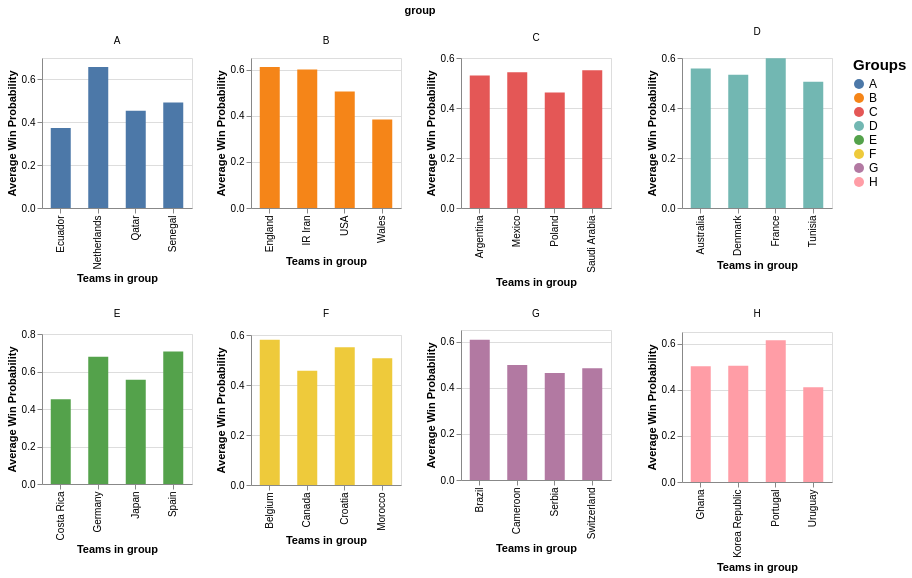

Here is the Vega-Lite specification saved for this chart:
### Vega-Lite specification from a JSON file in a GitHub repository (floating-point values rounded to 4 significant figures)
{"config": {"view": {"continuousWidth": 400, "continuousHeight": 300}}, "data": {"name": "data-7cc7935d907386844de2283bf3a6a0e0"}, "facet": {"field": "group", "type": "nominal"}, "spec": {"layer": [{"mark": {"type": "bar", "size": 20}, "encoding": {"color": {"field": "group", "legend": {"labelFontSize": 12, "orient": "right", "title": "Groups", "titleFontSize": 15}, "type": "nominal"}, "tooltip": [{"field": "team", "type": "nominal"}, {"field": "avg_win_prob", "format": ".2f", "type": "quantitative"}], "x": {"field": "team", "title": "Teams in group", "type": "nominal"}, "y": {"field": "avg_win_prob", "title": "Average Win Probability", "type": "quantitative"}}, "height": 150, "selection": {"selector106": {"type": "single", "on": "mouseover", "nearest": true, "empty": "none"}}, "width": 150}, {"mark": {"type": "text", "dy": -5}, "encoding": {"color": {"field": "group", "legend": {"labelFontSize": 12, "orient": "right", "title": "Groups", "titleFontSize": 15}, "type": "nominal"}, "opacity": {"condition": {"value": 1, "selection": "selector106"}, "value": 0}, "text": {"field": "team", "type": "nominal"}, "tooltip": [{"field": "team", "type": "nominal"}, {"field": "avg_win_prob", "format": ".2f", "type": "quantitative"}], "x": {"field": "team", "title": "Teams in group", "type": "nominal"}, "y": {"field": "avg_win_prob", "title": "Average Win Probability", "type": "quantitative"}}, "height": 150, "width": 150}]}, "columns": 4, "resolve": {"scale": {"x": "independent", "y": "independent"}}, "$schema": "https://vega.github.io/schema/vega-lite/v4.17.0.json", "datasets": {"data-7cc7935d907386844de2283bf3a6a0e0": [{"team": "Spain", "home_win_prob": 0.7568, "away_win_prob": 0.6577, "avg_win_prob": 0.7072, "group": "E"}, {"team": "Brazil", "home_win_prob": 0.7355, "away_win_prob": 0.48, "avg_win_prob": 0.6077, "group": "G"}, {"team": "Netherlands", "home_win_prob": 0.7315, "away_win_prob": 0.5851, "avg_win_prob": 0.6583, "group": "A"}, {"team": "Australia", "home_win_prob": 0.7228, "away_win_prob": 0.3929, "avg_win_prob": 0.5578, "group": "D"}, {"team": "USA", "home_win_prob": 0.7052, "away_win_prob": 0.3049, "avg_win_prob": 0.505, "group": "B"}, {"team": "Portugal", "home_win_prob": 0.7, "away_win_prob": 0.5283, "avg_win_prob": 0.6142, "group": "H"}, {"team": "Morocco", "home_win_prob": 0.6952, "away_win_prob": 0.3187, "avg_win_prob": 0.507, "group": "F"}, {"team": "IR Iran", "home_win_prob": 0.675, "away_win_prob": 0.5243, "avg_win_prob": 0.5996, "group": "B"}, {"team": "Germany", "home_win_prob": 0.6746, "away_win_prob": 0.6837, "avg_win_prob": 0.6791, "group": "E"}, {"team": "Saudi Arabia", "home_win_prob": 0.6619, "away_win_prob": 0.44, "avg_win_prob": 0.5509, "group": "C"}, {"team": "England", "home_win_prob": 0.6569, "away_win_prob": 0.5657, "avg_win_prob": 0.6113, "group": "B"}, {"team": "Mexico", "home_win_prob": 0.6513, "away_win_prob": 0.4354, "avg_win_prob": 0.5433, "group": "C"}, {"team": "Tunisia", "home_win_prob": 0.6495, "away_win_prob": 0.3613, "avg_win_prob": 0.5054, "group": "D"}, {"team": "Ghana", "home_win_prob": 0.6476, "away_win_prob": 0.3551, "avg_win_prob": 0.5014, "group": "H"}, {"team": "Argentina", "home_win_prob": 0.6466, "away_win_prob": 0.4141, "avg_win_prob": 0.5304, "group": "C"}, {"team": "Belgium", "home_win_prob": 0.6458, "away_win_prob": 0.5161, "avg_win_prob": 0.581, "group": "F"}, {"team": "Senegal", "home_win_prob": 0.6346, "away_win_prob": 0.35, "avg_win_prob": 0.4923, "group": "A"}, {"team": "France", "home_win_prob": 0.6316, "away_win_prob": 0.5657, "avg_win_prob": 0.5986, "group": "D"}, {"team": "Cameroon", "home_win_prob": 0.6198, "away_win_prob": 0.3776, "avg_win_prob": 0.4987, "group": "G"}, {"team": "Croatia", "home_win_prob": 0.602, "away_win_prob": 0.5, "avg_win_prob": 0.551, "group": "F"}, {"team": "Costa Rica", "home_win_prob": 0.584, "away_win_prob": 0.3203, "avg_win_prob": 0.4522, "group": "E"}, {"team": "Korea Republic", "home_win_prob": 0.5833, "away_win_prob": 0.4234, "avg_win_prob": 0.5034, "group": "H"}, {"team": "Canada", "home_win_prob": 0.5806, "away_win_prob": 0.3333, "avg_win_prob": 0.457, "group": "F"}, {"team": "Switzerland", "home_win_prob": 0.5765, "away_win_prob": 0.3913, "avg_win_prob": 0.4839, "group": "G"}, {"team": "Ecuador", "home_win_prob": 0.5679, "away_win_prob": 0.1782, "avg_win_prob": 0.3731, "group": "A"}, {"team": "Denmark", "home_win_prob": 0.5474, "away_win_prob": 0.5196, "avg_win_prob": 0.5335, "group": "D"}, {"team": "Qatar", "home_win_prob": 0.541, "away_win_prob": 0.367, "avg_win_prob": 0.454, "group": "A"}, {"team": "Poland", "home_win_prob": 0.5238, "away_win_prob": 0.4, "avg_win_prob": 0.4619, "group": "C"}, {"team": "Uruguay", "home_win_prob": 0.5214, "away_win_prob": 0.2991, "avg_win_prob": 0.4102, "group": "H"}, {"team": "Japan", "home_win_prob": 0.5167, "away_win_prob": 0.5962, "avg_win_prob": 0.5564, "group": "E"}, {"team": "Serbia", "home_win_prob": 0.4906, "away_win_prob": 0.4364, "avg_win_prob": 0.4635, "group": "G"}, {"team": "Wales", "home_win_prob": 0.4458, "away_win_prob": 0.3205, "avg_win_prob": 0.3831, "group": "B"}]}}
